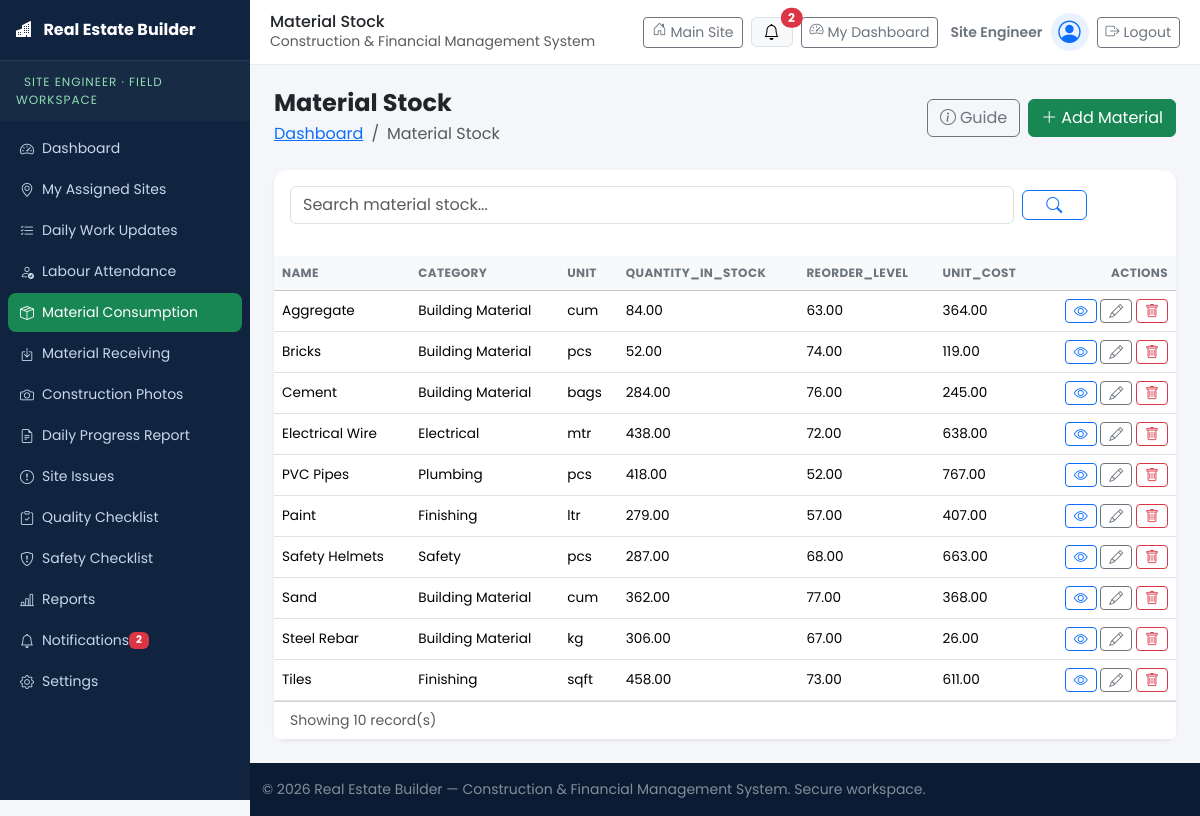
The page /supervisor/materials/ (signed in) on the database its author committed.
### accounts/models.py (models this page shows, shortened)
class UserProfile(models.Model):
    ROLE_BUILDER = "BUILDER"
    ROLE_SITE_ENGINEER = "SITE_ENGINEER"
    ROLE_SITE_SUPERVISOR = "SITE_SUPERVISOR"
    ROLE_CONTRACTOR = "CONTRACTOR"
    ROLE_STORE_MANAGER = "STORE_MANAGER"
    ROLE_ACCOUNTANT = "ACCOUNTANT"
    ROLE_LABOUR = "LABOUR"
    ROLE_CHOICES = (
        (ROLE_BUILDER, "Builder / Admin"),
        (ROLE_SITE_ENGINEER, "Site Engineer"),
        (ROLE_SITE_SUPERVISOR, "Site Supervisor"),
        (ROLE_CONTRACTOR, "Contractor"),
        (ROLE_STORE_MANAGER, "Store Manager"),
        (ROLE_ACCOUNTANT, "Accountant"),
        (ROLE_LABOUR, "Labour / Worker"),
    )
    ROLE_ICONS = {
        ROLE_BUILDER: "bi-person-badge",
        ROLE_SITE_ENGINEER: "bi-ruler",
        ROLE_SITE_SUPERVISOR: "bi-hardhat",
        ROLE_CONTRACTOR: "bi-briefcase",
        ROLE_STORE_MANAGER: "bi-box-seam",
        ROLE_ACCOUNTANT: "bi-cash-coin",
        ROLE_LABOUR: "bi-people",
    }
    ROLE_DASHBOARDS = {
        ROLE_BUILDER: "dashboards:dashboard_builder",
        ROLE_SITE_ENGINEER: "dashboards:dashboard_site_engineer",
        ROLE_SITE_SUPERVISOR: "dashboards:dashboard_site_supervisor",
        ROLE_CONTRACTOR: "dashboards:dashboard_contractor",
        ROLE_STORE_MANAGER: "dashboards:dashboard_store_manager",
        ROLE_ACCOUNTANT: "dashboards:dashboard_accountant",
        ROLE_LABOUR: "dashboards:dashboard_labour",
    }
    GENDER_CHOICES = (
        ("", "Prefer not to say"),
        ("MALE", "Male"),
        ("FEMALE", "Female"),
        ("OTHER", "Other"),
    )
    STATUS_ACTIVE = "ACTIVE"
    STATUS_INACTIVE = "INACTIVE"
    STATUS_SUSPENDED = "SUSPENDED"
    STATUS_CHOICES = (
        (STATUS_ACTIVE, "Active"),
        (STATUS_INACTIVE, "Inactive"),
        (STATUS_SUSPENDED, "Suspended"),
    )
    user = models.OneToOneField(User, on_delete=models.CASCADE, related_name="profile")
    full_name = models.CharField(max_length=150)
    email = models.EmailField(max_length=254, unique=True)
    mobile = models.CharField(max_length=20)
    role = models.CharField(max_length=30, choices=ROLE_CHOICES, default=ROLE_BUILDER, db_index=True)
    address = models.TextField(blank=True)
    gender = models.CharField(max_length=10, choices=GENDER_CHOICES, blank=True)
    profile_photo = models.ImageField(upload_to="profiles/", blank=True, null=True)
    account_status = models.CharField(max_length=10, choices=STATUS_CHOICES, default=STATUS_ACTIVE, db_index=True)
    date_registered = models.DateTimeField(auto_now_add=True)
    class Meta:
        ordering = ["-date_registered"]
    @property
    def role_icon(self):
        return self.ROLE_ICONS.get(self.role, "bi-person")
    @property
    def is_active_account(self):
        return self.account_status == self.STATUS_ACTIVE and self.user.is_active
    def get_dashboard_url(self):
        return reverse(self.ROLE_DASHBOARDS.get(self.role, "home"))

### ConstructionManagement/models.py (models this page shows, shortened)
class Notification(models.Model):
    AUDIENCE_CHOICES = (
        ("ALL", "Everyone"),
        ("MANAGER", "Site Manager"),
        ("SUPERVISOR", "Site Supervisor"),
    )
    title = models.CharField(max_length=200)
    message = models.TextField(blank=True)
    category = models.CharField(max_length=80, blank=True)
    audience = models.CharField(max_length=15, choices=AUDIENCE_CHOICES, default="ALL")
    is_read = models.BooleanField(default=False)
    link = models.CharField(max_length=200, blank=True)
    created_at = models.DateTimeField(auto_now_add=True)
    class Meta:
        ordering = ["-created_at"]

class Material(models.Model):
    name = models.CharField(max_length=200)
    category = models.CharField(max_length=100, blank=True)
    unit = models.CharField(max_length=30, default="pcs")
    quantity_in_stock = models.DecimalField(max_digits=12, decimal_places=2, default=0)
    reorder_level = models.DecimalField(max_digits=12, decimal_places=2, default=0)
    unit_cost = models.DecimalField(max_digits=12, decimal_places=2, default=0)
    supplier = models.CharField(max_length=150, blank=True)
    last_restocked = models.DateField(null=True, blank=True)
    class Meta:
        ordering = ["name"]

### ConstructionManagement/views.py (the view)
# urls.py: path("supervisor/<str:page>/", views.supervisor_page, name="supervisor_page"),
@role_required(*FIELD_ROLES)
def supervisor_page(request, page):
    if page == "dashboard":
        return supervisor_dashboard(request)
    if page == "reports":
        return reports(request, "supervisor")
    if page == "settings":
        return settings_page(request, "supervisor")
    if page == "notifications":
        return resource_list(request, "supervisor", "notification", page_title="Notifications")
    if page in SUPERVISOR_PAGES:
        qs = None
        if page == "receiving":
            qs = models.MaterialTransaction.objects.filter(transaction_type="RECEIVED")
        elif page == "materials":
            qs = models.Material.objects.all()
        return resource_list(request, "supervisor", SUPERVISOR_PAGES[page], queryset=qs)
    messages.error(request, "The requested page does not exist.")
    return redirect("supervisor_dashboard")

### ConstructionManagement/forms.py
class SearchForm(forms.Form):
    q = forms.CharField(required=False, label="Search", widget=forms.TextInput(attrs={"class": "form-control", "placeholder": "Search records..."}))
    status = forms.ChoiceField(required=False, choices=[("", "All statuses")] + list(models.StatusChoices.choices), widget=forms.Select(attrs={"class": "form-select"}))

### ConstructionManagement/context_processors.py (called while the page is built)
def global_context(request):
    notifications = Notification.objects.filter(audience__in=["ALL", "MANAGER", "SUPERVISOR"])[:8]
    return {
        "global_notifications": notifications,
        "unread_count": Notification.objects.filter(is_read=False).count(),
        "app_name": "Real Estate Builder",
    }

### ConstructionManagement/templatetags/construction_tags.py (called while the page is built)
@register.filter
def get_item(obj, key):
    return getattr(obj, key, "")

### ConstructionManagement/views.py (called while the page is built)
def _base_template(module):
    if module == "manager":
        return "ConstructionManagement/base_manager.html"
    return "ConstructionManagement/base_supervisor.html"

### ConstructionManagement/templates/ConstructionManagement/site_supervisor/materials.html
﻿{% extends "ConstructionManagement/generic/list.html" %}

### ConstructionManagement/templates/ConstructionManagement/generic/list.html (shortened to what this page needs)
{% extends base_template %}
{% load construction_tags %}
{% block app_content %}
<div class="d-flex flex-wrap justify-content-between align-items-center gap-2 mb-4">
  <div>
    <h4 class="fw-bold mb-1">{{ title }}</h4>
    <nav aria-label="breadcrumb"><ol class="breadcrumb mb-0 small"><li class="breadcrumb-item"><a href="{% if module == 'manager' %}{% url 'manager_dashboard' %}{% else %}{% url 'supervisor_dashboard' %}{% endif %}">Dashboard</a></li><li class="breadcrumb-item active">{{ title }}</li></ol></nav>
  </div>
  <div class="d-flex gap-2">
    <button type="button" class="btn btn-outline-secondary" data-bs-toggle="modal" data-bs-target="#pageGuideModal">
      <i class="bi bi-info-circle me-1"></i>Guide
    </button>
    {% if resource_key != 'notification' %}
      {% if module == 'manager' %}
        <a href="{% url 'manager_add' resource_key %}" class="btn btn-primary"><i class="bi bi-plus-lg me-1"></i>Add {{ resource.singular }}</a>
      {% else %}
        <a href="{% url 'supervisor_add' resource_key %}" class="btn btn-success"><i class="bi bi-plus-lg me-1"></i>Add {{ resource.singular }}</a>
      {% endif %}
    {% endif %}
  </div>
</div>
<div class="card border-0 shadow-sm reveal">
  <div class="card-body p-3">
    <form method="get" class="row g-2 align-items-center">
      <div class="{% if has_status %}col-md-8{% else %}col-md-10{% endif %}">
        <input type="text" name="q" value="{{ query }}" class="form-control" placeholder="Search {{ title|lower }}...">
      </div>
      <div class="col-md-1 d-grid"><button class="btn btn-outline-primary" type="submit"><i class="bi bi-search"></i></button></div>
    </form>
  </div>
  <div class="table-responsive">
    <table class="table table-hover align-middle mb-0 {% if density == 'compact' %}table-sm{% endif %}">
      <thead class="table-light">
        <tr>
          {% for field in fields %}<th class="text-nowrap">{{ field|cut:"__"|title }}</th>{% endfor %}
          <th class="text-end">Actions</th>
        </tr>
      </thead>
      <tbody>
        {% for obj in objects %}
          <tr>
            {% for field in fields %}
              <td>
                {% if field == 'is_read' %}
                  {% if obj.is_read %}<span class="badge bg-success">Read</span>{% else %}<span class="badge bg-warning text-dark">Unread</span>{% endif %}
                {% elif field == 'status' %}
                  <span class="badge bg-{% if obj.status == 'COMPLETED' %}success{% elif obj.status == 'DELAYED' %}danger{% elif obj.status == 'ACTIVE' %}primary{% elif obj.status == 'PLANNED' %}secondary{% else %}warning text-dark{% endif %}">{{ obj.get_status_display }}</span>
                {% elif field == 'progress' %}
                  <div class="d-flex align-items-center gap-2"><div class="progress flex-grow-1" style="height:6px;min-width:60px"><div class="progress-bar" style="width:{{ obj.progress }}%"></div></div><small>{{ obj.progress }}%</small></div>
                {% elif field == 'severity' %}
                  <span class="badge bg-{% if obj.severity == 'CRITICAL' %}danger{% elif obj.severity == 'HIGH' %}warning text-dark{% else %}info{% endif %}">{{ obj.get_severity_display }}</span>
                {% elif field == 'transaction_type' %}
                  <span class="badge bg-{% if obj.transaction_type == 'RECEIVED' %}success{% else %}warning text-dark{% endif %}">{{ obj.get_transaction_type_display }}</span>
                {% elif field == 'image' %}
                  {% if obj.image %}<img src="{{ obj.image.url }}" alt="" style="width:48px;height:36px;object-fit:cover" class="rounded">{% endif %}
                {% else %}
                  {{ obj|get_item:field|default_if_none:"-" }}
                {% endif %}
              </td>
            {% endfor %}
            <td class="text-end text-nowrap">
              {% if module == 'manager' %}
                <a href="{% url 'manager_detail' resource_key obj.pk %}" class="btn btn-sm btn-outline-primary" title="View"><i class="bi bi-eye"></i></a>
                {% if resource_key != 'notification' %}<a href="{% url 'manager_edit' resource_key obj.pk %}" class="btn btn-sm btn-outline-secondary" title="Edit"><i class="bi bi-pencil"></i></a>{% endif %}
                {% if resource_key == 'dpr' %}<form method="post" action="{% url 'verify_dpr' obj.pk %}" class="d-inline">{% csrf_token %}<button class="btn btn-sm btn-outline-success" title="Verify"><i class="bi bi-check2-circle"></i></button></form>{% endif %}
                {% if resource_key == 'notification' %}<form method="post" action="{% url 'mark_notification_read' obj.pk %}" class="d-inline">{% csrf_token %}<input type="hidden" name="module" value="manager"><button class="btn btn-sm btn-outline-success" title="Mark read"><i class="bi bi-check2"></i></button></form>{% endif %}
                <a href="{% url 'manager_delete' resource_key obj.pk %}" class="btn btn-sm btn-outline-danger" title="Delete"><i class="bi bi-trash"></i></a>
              {% else %}
                <a href="{% url 'supervisor_detail' resource_key obj.pk %}" class="btn btn-sm btn-outline-primary" title="View"><i class="bi bi-eye"></i></a>
                <a href="{% url 'supervisor_edit' resource_key obj.pk %}" class="btn btn-sm btn-outline-secondary" title="Edit"><i class="bi bi-pencil"></i></a>
                <a href="{% url 'supervisor_delete' resource_key obj.pk %}" class="btn btn-sm btn-outline-danger" title="Delete"><i class="bi bi-trash"></i></a>
              {% endif %}
            </td>
          </tr>
        {% empty %}
          <tr><td colspan="{{ fields|length|add:1 }}" class="text-center text-muted py-5">No records found. Use the Add button to create one.</td></tr>
        {% endfor %}
      </tbody>
    </table>
  </div>
  <div class="card-footer bg-white small text-muted">Showing {{ objects|length }} record(s)</div>
</div>
{% endblock %}

### ConstructionManagement/templates/ConstructionManagement/partials/_topbar.html (shortened to what this page needs)
<header class="app-topbar">
  <div class="topbar-title">
    <h5 class="mb-0">{% block topbar_title %}{{ title|default:"Dashboard" }}{% endblock %}</h5>
    <small class="text-muted d-none d-sm-inline">Construction &amp; Financial Management System</small>
  </div>
  <div class="ms-auto d-flex align-items-center gap-2">
    <a class="btn btn-outline-secondary btn-sm d-none d-sm-inline-flex" href="{% url 'home' %}">
      <i class="bi bi-house-door me-1"></i> Main Site
    </a>
    <div class="dropdown">
      <button class="btn btn-light border position-relative" type="button" data-bs-toggle="dropdown" aria-label="Notifications">
        <i class="bi bi-bell"></i>
        {% if unread_count %}<span class="position-absolute top-0 start-100 translate-middle badge rounded-pill bg-danger">{{ unread_count }}</span>{% endif %}
      </button>
    </div>
    {% if user.is_authenticated %}
      <a class="btn btn-outline-secondary btn-sm d-none d-sm-inline-flex" href="{{ user.profile.get_dashboard_url }}">
        <i class="bi bi-speedometer2 me-1"></i> My Dashboard
      </a>
      <span class="small fw-semibold text-secondary d-none d-md-inline">
        <i class="bi {{ user.profile.role_icon }} me-1"></i>{{ user.profile.get_role_display }}
      </span>
      <span class="topbar-avatar" title="{{ user.profile.full_name }}"><i class="bi bi-person-circle"></i></span>
      <form method="post" action="{% url 'accounts:logout' %}" class="d-inline mb-0">
        <button type="submit" class="btn btn-outline-secondary btn-sm" title="Log out">
          <i class="bi bi-box-arrow-right me-1"></i><span class="d-none d-md-inline">Logout</span>
        </button>
      </form>
    {% else %}
      <a class="btn btn-sm reb-btn-gold" href="{% url 'accounts:login' %}"><i class="bi bi-box-arrow-in-right me-1"></i>Login</a>
    {% endif %}
  </div>
</header>

### ConstructionManagement/static/css/style.css (style rules this page uses)
:root { --reb-sidebar-width: 250px; --reb-primary: #0d6efd; --reb-success: #198754; --reb-bg: #f4f6f9; }
body.reb-body, body.auth-shell { font-family: "Poppins", system-ui, -apple-system, "Segoe UI", Roboto, sans-serif; }
body.reb-body { background: var(--reb-bg); }
.app-layout { display: flex; min-height: 100vh; }
.app-topbar { background: #fff; border-bottom: 1px solid #e9ecef; padding: 12px 20px; display: flex; align-items: center; gap: 8px; position: sticky; top: 0; z-index: 1030; animation: rebFadeDown .4s ease both; }
.topbar-title h5 { font-size: 1rem; }
.topbar-avatar { width: 38px; height: 38px; border-radius: 50%; background: #e9f2ff; display: grid; place-items: center; font-size: 1.4rem; color: var(--reb-primary); }
.app-topbar .badge.rounded-pill { animation: rebPulse 2.4s ease-in-out infinite; }
.card { border-radius: 12px; }
.table thead th { font-size: .75rem; text-transform: uppercase; letter-spacing: .03em; color: #6c757d; }
.table td { font-size: .85rem; }
.js-enabled .reveal { opacity: 0; transform: translateY(18px); }
.js-enabled .reveal.is-visible { animation: rebFadeUp .6s ease forwards; }
:root { --reb-navy: #0a1b33; --reb-navy-2: #102a4c; --reb-gold: #d4af37; --reb-gold-dark: #b8860b; --reb-light: #f4f6f9; --reb-ink: #1b2b45; }
html { scroll-behavior: smooth; scroll-padding-top: 80px; }

### rows shown on the page
Notification: singular "Material"
Material: fields "Aggregate" "Building Material" "cum" "84.00" "63.00" "364.00"
Material: fields "Bricks" "Building Material" "pcs" "52.00" "74.00" "119.00"
Material: fields "Cement" "Building Material" "bags" "284.00" "76.00" "245.00"
Material: fields "Electrical Wire" "Electrical" "mtr" "438.00" "72.00" "638.00"
Material: fields "PVC Pipes" "Plumbing" "pcs" "418.00" "52.00" "767.00"
Material: fields "Paint" "Finishing" "ltr" "279.00" "57.00" "407.00"
Material: fields "Safety Helmets" "Safety" "pcs" "287.00" "68.00" "663.00"
Material: fields "Sand" "Building Material" "cum" "362.00" "77.00" "368.00"
Material: fields "Steel Rebar" "Building Material" "kg" "306.00" "67.00" "26.00"
Material: fields "Tiles" "Finishing" "sqft" "458.00" "73.00" "611.00"

### other values the page prints
{{ unread_count }} "2"
{{ title|default:"Dashboard" }} "Material Stock"
{{ user.profile.get_role_display }} "Site Engineer"
{{ title }} "Material Stock"
{{ field|cut:"__"|title }} "NAME" "CATEGORY" "UNIT" "QUANTITY_IN_STOCK" "REORDER_LEVEL" "UNIT_COST"
{{ objects|length }} "10"
